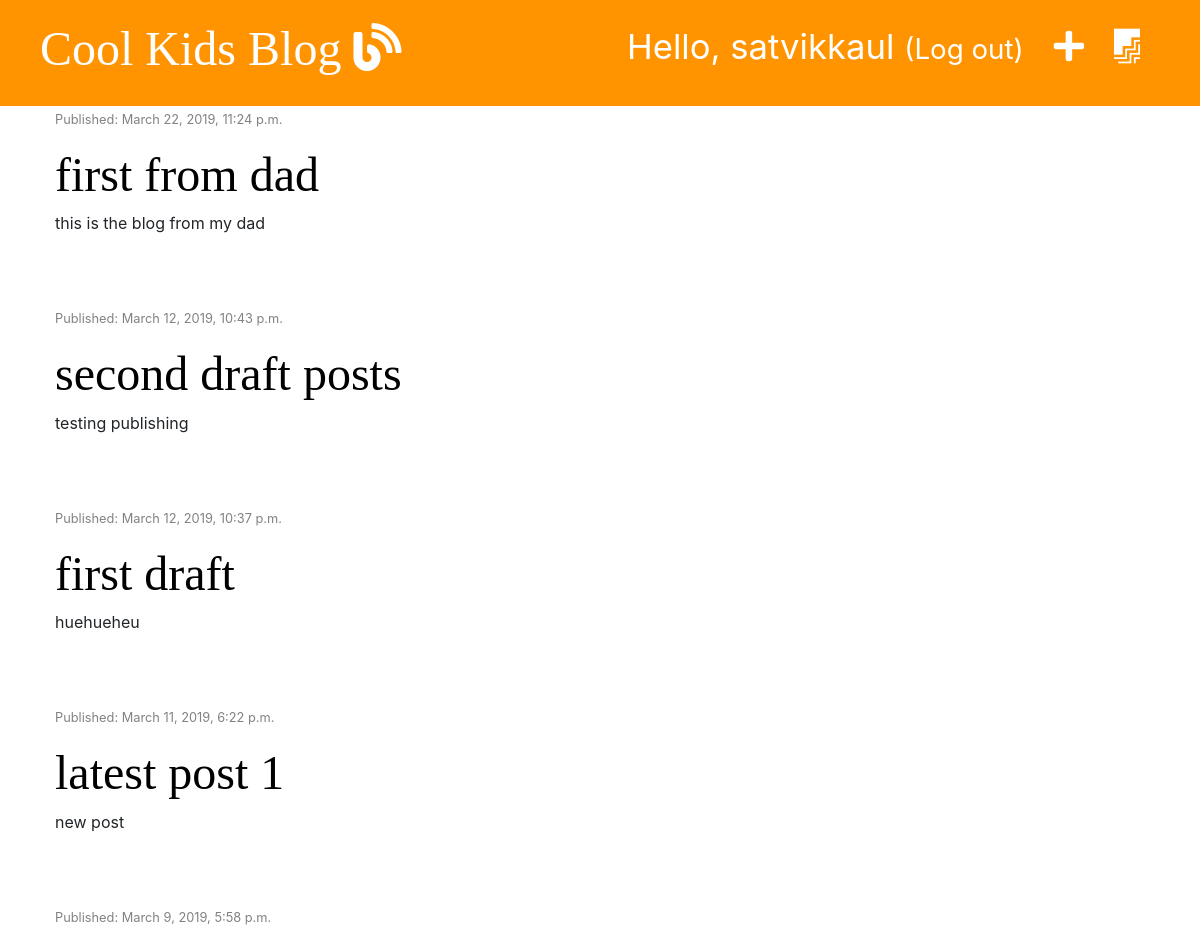
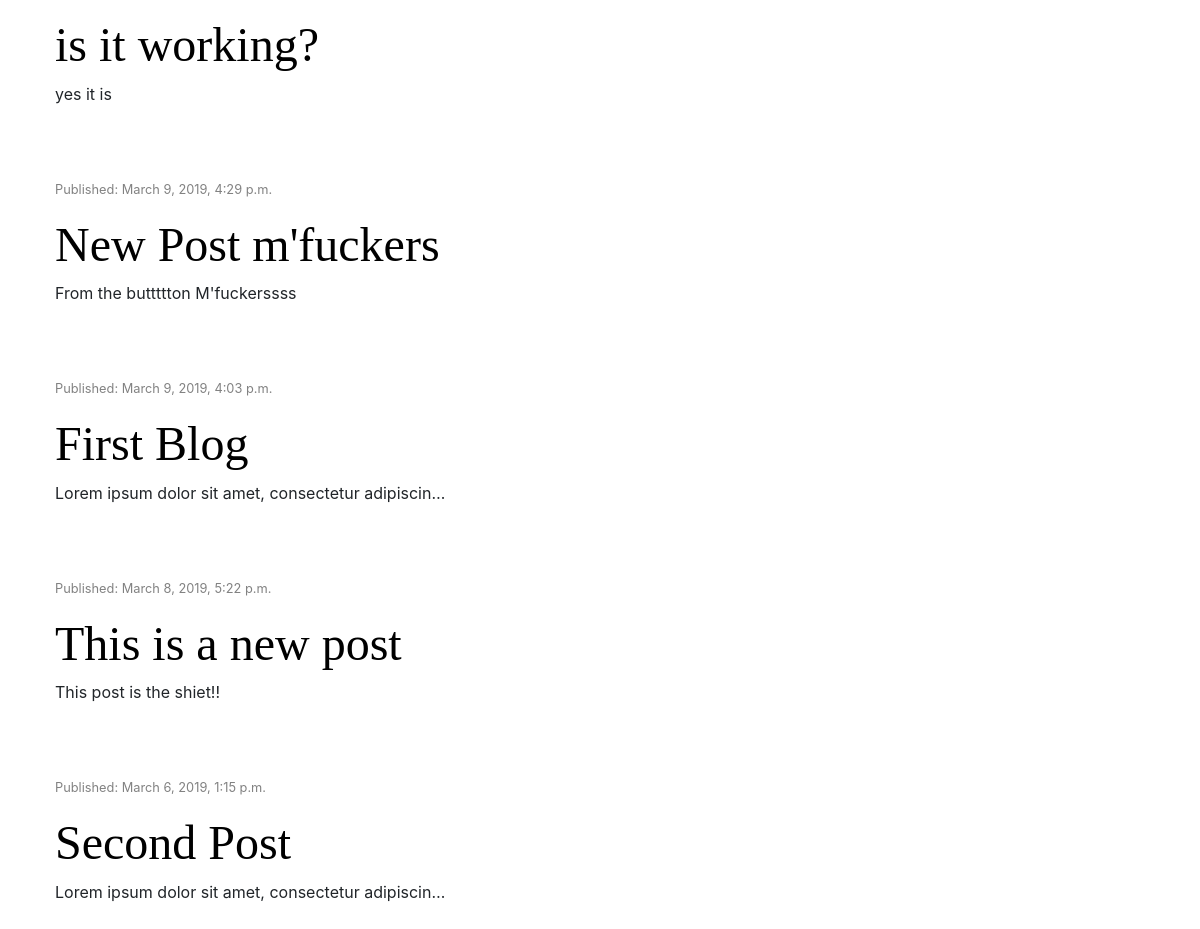
The app's page / (signed in) with its own data (2 pictures, top to bottom).
### blog/models.py (models this page shows, shortened)
class Post(models.Model):
    author = models.ForeignKey('auth.User', on_delete=models.CASCADE)
    title = models.CharField(max_length=200)
    text = models.TextField()
    created_date = models.DateTimeField(default=timezone.now)
    published_date = models.DateTimeField(blank=True, null=True)

### blog/views.py (the view)
# urls.py: path('', views.post_list, name='post_list'),
def post_list(request):
    posts = Post.objects.filter(published_date__lte=timezone.now()).order_by('-published_date')
    stuff_for_frontend = {'posts' : posts}
    return render(request, 'blog/post_list.html', stuff_for_frontend)

### blog/templates/blog/post_list.html (shortened to what this page needs)
{% extends 'blog/base.html' %}
{% block content %}
      {% for post in posts %}
          <div class="post">
            <div class="date">
                <p><small>Published: {{ post.published_date }}</small></p>
            </div>
            <h1><a href="{% url 'post_detail' pk=post.pk %}">{{ post.title }}</a></h1>
            <p>{{ post.text|truncatechars:50|linebreaksbr }}</p>
          </div>
      {% endfor %}
{% endblock %}

### blog/templates/blog/base.html (shortened to what this page needs)
{% load staticfiles %}
<!DOCTYPE html>
<html lang="en" dir="ltr">
  <head>
    <link rel="stylesheet" href="https://stackpath.bootstrapcdn.com/bootstrap/4.3.1/css/bootstrap.min.css">
    <link rel="stylesheet" href="https://use.fontawesome.com/releases/v5.7.2/css/all.css">
    <link rel="stylesheet" href="{% static 'css/blog.css' %}">
  </head>
  <body>
    <div class="page-header">
      {% if user.is_authenticated %}
          <p class="top-menu">
          <a href="{% url 'post_draft_list' %}" class="top-menu" title="Add a draft"><i class="fab fa-firstdraft" ></i></a>
          <a href="{% url 'post_new' %} " class="top-menu" title="Create a blog"><i class="fas fa-plus" ></i></a>
          Hello, {{ user.username }}<a href="{% url 'logout' %}" class="top-menu" ><small>(Log out)</small></a></p>
      {% else %}
          <a href="{% url 'login' %} " class="top-menu" title="Login"><i class="fas fa-sign-in-alt"></i></a>
      {% endif %}
      <h1><a href="/" title="Home Page">Cool Kids Blog </a><i class="fas fa-blog"></i></h1>
    </div>
    <div class="content container">
      <div class="row">
          <div class="col-md-8">
              {% block content %}
              {% endblock %}
          </div>
      </div>
    </div>
  </body>
</html>

### blog/static/css/blog.css (style rules this page uses)
.page-header { background-color: #ff9400 ; margin-top: 0; padding : 20px 20px 20px 40px ; }
.page-header h1, .page-header a { color: #ffffff ; font-size: 36pt; text-decoration: none; }
.content { margin-left: 40px; }
h1, h2, h3, h4 { font-family: 'Tangerine', 'Inconsolata' , 'Droid Sans', serif; font-size: 48px; }
.date { color: #828282; }
.top-menu, .top-menu a { color: #ffffff; float: right; font-size: 26pt; margin-right: 20px; padding-left: 10px; }
.post { margin-bottom: 70px; }
.post h1 a { color: #000000; }

### records on screen
Post: published_date "March 22, 2019, 11:24 p.m.", title "first from dad", text "this is the blog from my dad"
Post: published_date "March 12, 2019, 10:43 p.m.", title "second draft posts", text "testing publishing"
Post: published_date "March 12, 2019, 10:37 p.m.", title "first draft", text "huehueheu"
Post: published_date "March 11, 2019, 6:22 p.m.", title "latest post 1", text "new post"
Post: published_date "March 9, 2019, 5:58 p.m.", title "is it working?", text "yes it is"
Post: published_date "March 9, 2019, 4:29 p.m.", title "New Post m'fuckers", text "From the buttttton M'fuckerssss"
Post: published_date "March 9, 2019, 4:03 p.m.", title "First Blog", text "Lorem ipsum dolor sit amet, consectetur adipiscin…"
Post: published_date "March 8, 2019, 5:22 p.m.", title "This is a new post", text "This post is the shiet!!"
Post: published_date "March 6, 2019, 1:15 p.m.", title "Second Post", text "Lorem ipsum dolor sit amet, consectetur adipiscin…"

### other values on screen
{{ user.username }} "satvikkaul"
